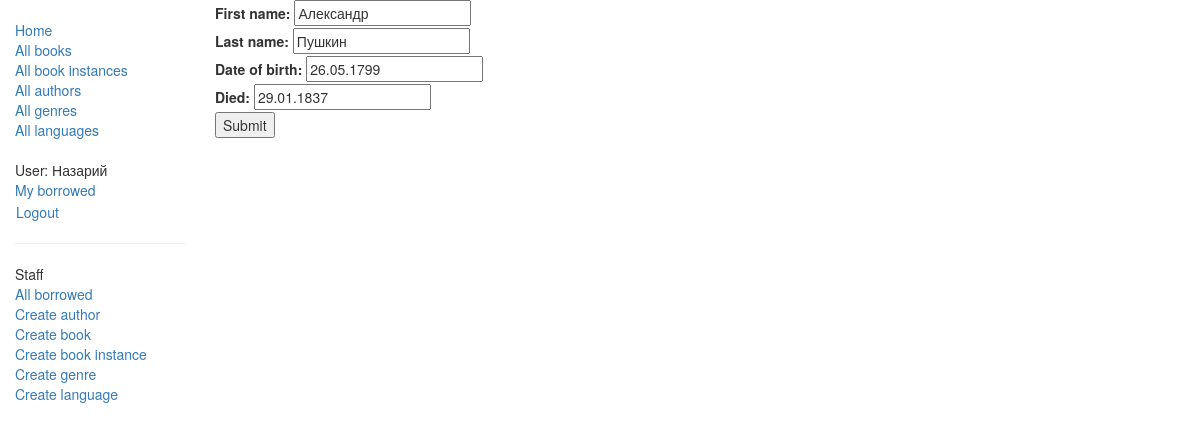
/catalog/author/1/update/ (signed in), run on the app's committed database.
### catalog/models.py (models this page shows, shortened)
class Author(models.Model):
    first_name = models.CharField(max_length=100)
    last_name = models.CharField(max_length=100)
    date_of_birth = models.DateField(null=True, blank=True)
    date_of_death = models.DateField('Died', null=True, blank=True)
    class Meta:
        ordering = ['last_name',]

### catalog/views.py (the view)
# urls.py: path('author/<int:pk>/update/', views.AuthorUpdate.as_view(), name='author-update'),
class AuthorUpdate(PermissionRequiredMixin, UpdateView):
    model = Author
    fields = '__all__'
    permission_required = 'catalog.change_author'

### catalog/templates/catalog/author_form.html (shortened to what this page needs)
{% extends "base_generic.html" %}
{% block content %}
<form action="" method="post">
  {{ form }}
  <input type="submit" value="Submit" />
</form>
{% endblock %}

### catalog/templates/base_generic.html (shortened to what this page needs)
<!DOCTYPE html>
<html lang="en">
  <head>
    {% load static %}
    <link rel="stylesheet" href="https://maxcdn.bootstrapcdn.com/bootstrap/3.3.7/css/bootstrap.min.css" />
    <link rel="stylesheet" href="{% static 'css/styles.css' %}" />
  </head>
  <body>
    <div class="container-fluid">
      <div class="row">
        <div class="col-sm-2">
          {% block sidebar %}
            <ul class="sidebar-nav">
              <li><a href="{% url 'index' %}">Home</a></li>
              <li><a href="{% url 'books' %}">All books</a></li>
              <li><a href="{% url 'bookinstances' %}">All book instances</a></li>
              <li><a href="{% url 'authors' %}">All authors</a></li>
              <li><a href="{% url 'genres' %}">All genres</a></li>
              <li><a href="{% url 'languages' %}">All languages</a></li>
            </ul>
            <ul class="sidebar-nav">
             {% if user.is_authenticated %}
               <li>User: {{ user.get_username }}</li>
               <li><a href="{% url 'my-borrowed' %}">My borrowed</a></li>
                <li>
                 <form id="logout-form" method="post" action="{% url 'logout' %}">
                   <button type="submit" class="btn btn-link">Logout</button>
                 </form>
                </li>
                {% if user.is_staff %}
                <hr>
                <ul class="sidebar-nav">
                <li>Staff</li>
                   <li><a href="{% url 'all-borrowed' %}">All borrowed</a></li>
                  {% if perms.catalog.add_author %}
                     <li><a href="{% url 'author-create' %}">Create author</a></li>
                  {% endif %}
                    {% if perms.catalog.add_book %}
                     <li><a href="{% url 'book-create' %}">Create book</a></li>
                  {% endif %}
                    {% if perms.catalog.add_bookinstance %}
                     <li><a href="{% url 'bookinstance-create' %}">Create book instance</a></li>
                   {% endif %}
                   {% if perms.catalog.add_genre %}
                     <li><a href="{% url 'genre-create' %}">Create genre</a></li>
                   {% endif %}
                   {% if perms.catalog.add_language %}
                     <li><a href="{% url 'language-create' %}">Create language</a></li>
                   {% endif %}
                </ul>
                {% endif %}
            {% endif %}
            </ul>
          {% endblock %}
        </div>
        <div class="col-sm-10 ">{% block content %}{% endblock %}</div>
      </div>
    </div>
  </body>
</html>

### catalog/static/css/styles.css (style rules this page uses)
.sidebar-nav { margin-top: 20px; padding: 0; list-style: none; }
#logout-form { display: inline; }
#logout-form button { padding: 0; margin: 0; }

### data on the page
Author: first_name "Александр", last_name "Пушкин", date_of_birth "26.05.1799", date_of_death "29.01.1837"

### other printed values
{{ user.get_username }} "Назарий"
